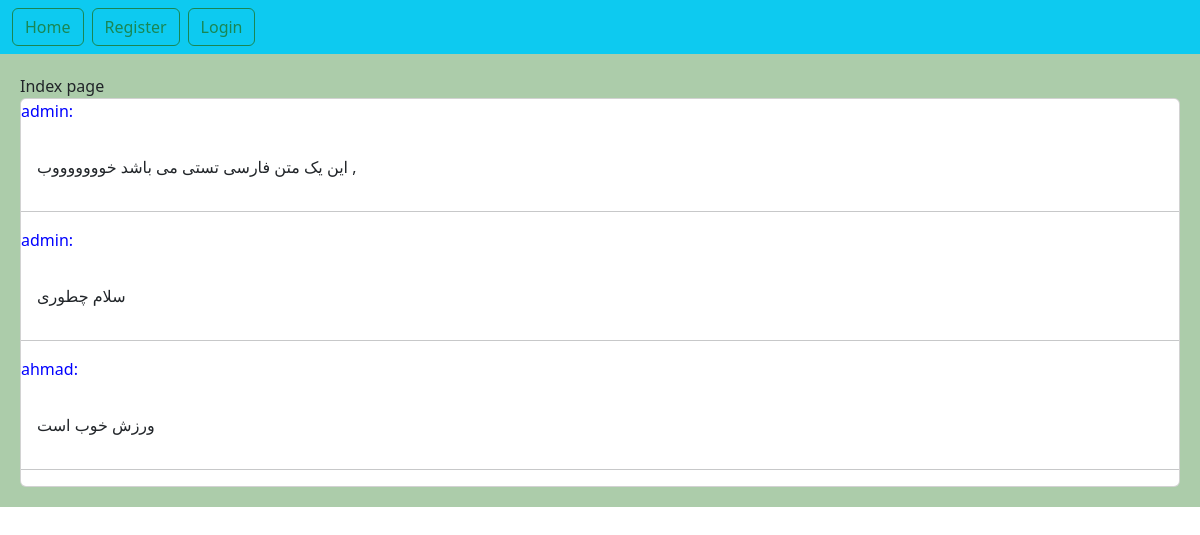
/, run on an earlier commit of the app's database.
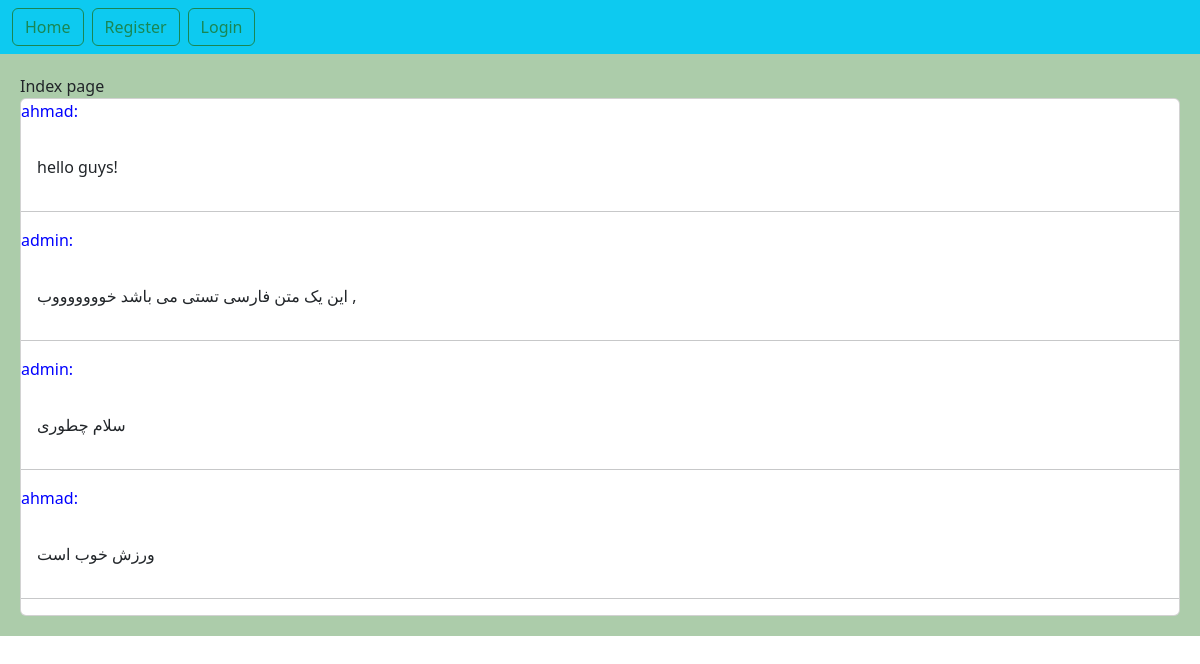
And on a later commit of the database.
### home/models.py (models this page shows, shortened)
class Post(models.Model):
    user = models.ForeignKey(User, on_delete=models.CASCADE,related_name='posts')  # اگر یک یوزر حذف شد پست هایش نیز حذف می شود.
    title = models.CharField(max_length=240)
    body = models.TextField()
    slug = models.SlugField()
    created = models.DateTimeField(auto_now_add=True)
    updated = models.DateTimeField(auto_now=True)
    class Meta:
        ordering = ['-created']  # مرتب سازی پست ها بر اساس تاریخ
    def get_absolute_url(self):
        return reverse('home:post_detail', args=(self.id, self.slug))

### home/views.py (the view)
# urls.py: path('', views.HomeView.as_view(), name='home'),
class HomeView(View):
    def get(self, request):
        posts = Post.objects.all()
        context = {
            'posts': posts
        }
        return render(request, template_name='home/index.html', context=context)

### home/templates/home/index.html (shortened to what this page needs)
{% extends 'base.html' %}
{% block content %}
Index page
    <div class="card">
        {% for post in posts %}
            <p style="color: blue">{{ post.user }}:</p>
            <a href="{{ post.get_absolute_url }}" class="card-body" style="text-decoration: none">{{ post.body|truncatewords:20 }}</a><hr>
        {% endfor %}
    </div>
{% endblock %}

What changed in the data, as far as the page shows it:
added Post: user "ahmad", body "hello guys!"
